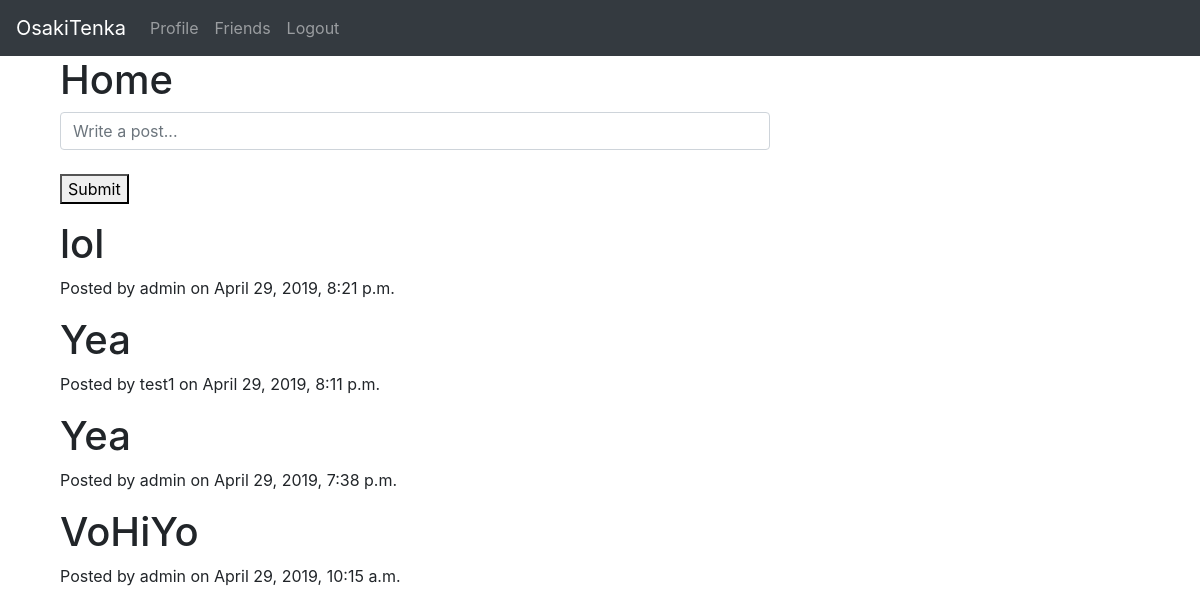
The page /home/ (signed in) on the database its author committed.
### home/models.py (models this page shows)
class Post(models.Model):
	post = models.CharField(max_length=500)
	user = models.ForeignKey(User, on_delete=models.CASCADE)
	created_date = models.DateTimeField(auto_now_add=True)
	updated_date = models.DateTimeField(auto_now=True)

### home/views.py (the view, shortened to what this page needs)
# urls.py: path('', HomeView.as_view(), name='home'),
class HomeView(TemplateView):
	template_name = 'home/home.html'
	def get(self, request):
		form = HomeForm()
		posts = Post.objects.all().order_by('-created_date', '-updated_date')
		users1 = User.objects.exclude(id = request.user.id)
		users = users1.exclude(id = 1)
		friend = None
		friends = None
		if request.user.is_authenticated:
			friend, created = Friend.objects.get_or_create(current_user=request.user)
			friends = friend.users.all()
		args = {
			'form': form,
			'posts': posts,
			'users': users,
			'friends': friends,
		}
		return render(request, self.template_name, args)

### home/forms.py
class HomeForm(forms.ModelForm):
	post = forms.CharField(widget=forms.TextInput(
			attrs={
				'class': 'form-control',
				'placeholder': 'Write a post...',
			}
		))
	class Meta:
		model = Post
		fields = (
			'post',
		)

### home/templates/home/home.html (shortened to what this page needs)
{% extends 'base.html' %}
{% block body %}
<div class="container">
	<div class="col-md-8">
		<h1>Home</h1>
			{% if user.is_authenticated %}
			<form method="post">
			{{ form.post }}
			<br>
			<button type="submit">Submit</button>
			</form>
			{% endif %}
			{% for post in posts %}
				<h1>{{ post.post }}</h1>
				<p>Posted by {{ post.user.username }} on {{ post.created_date }}</p>
			{% endfor %}
	</div>
</div>
{% endblock %}

### rows shown on the page
Post: post "lol", user.username "admin", created_date "April 29, 2019, 8:21 p.m."
Post: post "Yea", user.username "test1", created_date "April 29, 2019, 8:11 p.m."
Post: post "Yea", user.username "admin", created_date "April 29, 2019, 7:38 p.m."
Post: post "VoHiYo", user.username "admin", created_date "April 29, 2019, 10:15 a.m."
